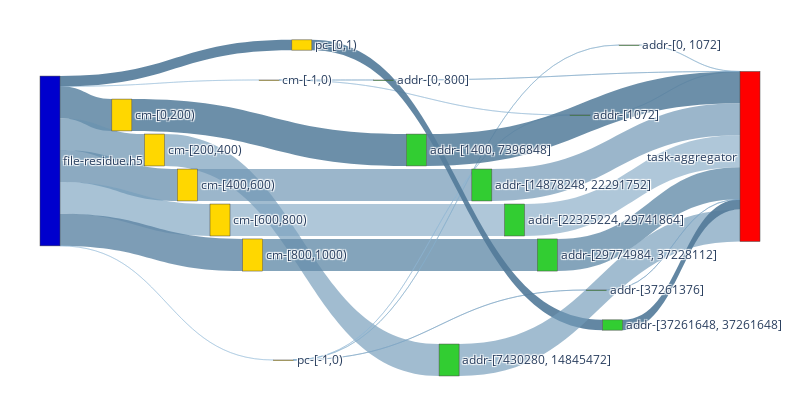

The code cell stored with this chart in its notebook:
### Code cell
agg_r_nodes, agg_r_nodes_dict = get_nodes_for_sankey(G_AGG_R, rm_tags=['agg_r'])

print(nx.get_node_attributes(G_AGG_R,'pos'))
# print(node_ref2)

agg_r_links = get_links_for_sankey(G_AGG_R, agg_r_nodes_dict)
fig = go.Figure(go.Sankey(
            node = agg_r_nodes,
            link = agg_r_links, orientation='h'))

fig.update_layout(
    autosize=False,
    width=800,
    height=400,
    margin=dict(
        l=40,
        r=40,
        b=40,
        t=10,
        pad=2
    ),
)
fig.show()
fig.write_html(f"{IMAGE_PATH}/sankey-grouped-agg_r-vol-vfd-.html")

### Figure 1 — Plotly figure (JSON) as saved in the notebook; plotly's stock layout.template omitted (floating-point values rounded to 4 significant figures)
{"data": [{"link": {"color": ["rgba(146.07843137254903, 186.07843137254903, 216.07843137254903, 0.4294117647058824)", "rgba(91.1764705882353, 131.1764705882353, 161.1764705882353, 0.8411764705882353)", "rgba(106.86274509803923, 146.86274509803923, 176.86274509803923, 0.723529411764706)", "rgba(102.94117647058823, 142.94117647058823, 172.94117647058823, 0.7529411764705882)", "rgba(118.62745098039215, 158.62745098039215, 188.62745098039215, 0.6352941176470588)", "rgba(95.09803921568627, 135.09803921568627, 165.09803921568627, 0.8117647058823529)", "rgba(146.07843137254903, 186.07843137254903, 216.07843137254903, 0.4294117647058824)", "rgba(83.33333333333333, 123.33333333333333, 153.33333333333331, 0.9)", "rgba(130.39215686274508, 170.39215686274508, 200.39215686274508, 0.5470588235294118)", "rgba(142.15686274509804, 182.15686274509804, 212.15686274509804, 0.45882352941176474)", "rgba(87.25490196078431, 127.25490196078431, 157.2549019607843, 0.8705882352941177)", "rgba(114.70588235294117, 154.70588235294116, 184.70588235294116, 0.6647058823529413)", "rgba(110.7843137254902, 150.7843137254902, 180.7843137254902, 0.6941176470588235)", "rgba(122.54901960784314, 162.54901960784315, 192.54901960784315, 0.6058823529411765)", "rgba(99.01960784313727, 139.01960784313727, 169.01960784313727, 0.7823529411764706)", "rgba(134.31372549019608, 174.31372549019608, 204.31372549019608, 0.5176470588235295)", "rgba(142.15686274509804, 182.15686274509804, 212.15686274509804, 0.45882352941176474)", "rgba(126.47058823529412, 166.47058823529412, 196.47058823529412, 0.5764705882352942)", "rgba(83.33333333333333, 123.33333333333333, 153.33333333333331, 0.9)", "rgba(130.39215686274508, 170.39215686274508, 200.39215686274508, 0.5470588235294118)", "rgba(138.23529411764707, 178.23529411764707, 208.23529411764707, 0.4882352941176471)", "rgba(87.25490196078431, 127.25490196078431, 157.2549019607843, 0.8705882352941177)", "rgba(114.70588235294117, 154.70588235294116, 184.70588235294116, 0.6647058823529413)", "rgba(110.7843137254902, 150.7843137254902, 180.7843137254902, 0.6941176470588235)", "rgba(122.54901960784314, 162.54901960784315, 192.54901960784315, 0.6058823529411765)", "rgba(99.01960784313727, 139.01960784313727, 169.01960784313727, 0.7823529411764706)", "rgba(134.31372549019608, 174.31372549019608, 204.31372549019608, 0.5176470588235295)", "rgba(83.33333333333333, 123.33333333333333, 153.33333333333331, 0.9)", "rgba(126.47058823529412, 166.47058823529412, 196.47058823529412, 0.5764705882352942)"], "label": ["Access Volume : 0 <br />Access Count : 3 <br />Average Access Size : 0 <br />Operation : read<br />Bandwidth : 0", "Access Volume : 7.42 MB <br />Access Count : 200 <br />Average Access Size : 37.11 KB <br />Operation : read<br />Bandwidth : 11.12 MB/s", "Access Volume : 7.44 MB <br />Access Count : 200 <br />Average Access Size : 37.21 KB <br />Operation : read<br />Bandwidth : 10.68 MB/s", "Access Volume : 7.44 MB <br />Access Count : 200 <br />Average Access Size : 37.2 KB <br />Operation : read<br />Bandwidth : 10.69 MB/s", "Access Volume : 7.44 MB <br />Access Count : 200 <br />Average Access Size : 37.21 KB <br />Operation : read<br />Bandwidth : 10.43 MB/s", "Access Volume : 7.48 MB <br />Access Count : 201 <br />Average Access Size : 37.21 KB <br />Operation : read<br />Bandwidth : 10.78 MB/s", "Access Volume : 0 <br />Access Count : 3 <br />Average Access Size : 0 <br />Operation : read<br />Bandwidth : 0", "Access Volume : 2.4 MB <br />Access Count : 1 <br />Average Access Size : 2.4 MB <br />Operation : read<br />Bandwidth : 1.56 GB/s", "Access Volume : 2.18 KB <br />Access Count : 8 <br />Average Access Size : 273 B <br />Operation : read<br />Bandwidth : 46.58 KB/s", "Access Volume : 328 B <br />Access Count : 1 <br />Average Access Size : 328 B <br />Operation : read<br />Bandwidth : 93.56 B/s", "Access Volume : 7.43 MB <br />Access Count : 399 <br />Average Access Size : 18.62 KB <br />Operation : read<br />Bandwidth : 11.19 MB/s", "Access Volume : 7.45 MB <br />Access Count : 400 <br />Average Access Size : 18.62 KB <br />Operation : read<br />Bandwidth : 10.67 MB/s", "Access Volume : 7.45 MB <br />Access Count : 400 <br />Average Access Size : 18.62 KB <br />Operation : read<br />Bandwidth : 10.68 MB/s", "Access Volume : 7.45 MB <br />Access Count : 400 <br />Average Access Size : 18.62 KB <br />Operation : read<br />Bandwidth : 10.41 MB/s", "Access Volume : 7.49 MB <br />Access Count : 402 <br />Average Access Size : 18.62 KB <br />Operation : read<br />Bandwidth : 10.76 MB/s", "Access Volume : 1.57 KB <br />Access Count : 4 <br />Average Access Size : 392 B <br />Operation : read<br />Bandwidth : 32.85 KB/s", "Access Volume : 328 B <br />Access Count : 1 <br />Average Access Size : 328 B <br />Operation : read<br />Bandwidth : 93.56 B/s", "Access Volume : 512 B <br />Access Count : 1 <br />Average Access Size : 512 B <br />Operation : read<br />Bandwidth : 332.9 KB/s", "Access Volume : 2.4 MB <br />Access Count : 1 <br />Average Access Size : 2.4 MB <br />Operation : read<br />Bandwidth : 1.56 GB/s", "Access Volume : 2.18 KB <br />Access Count : 8 <br />Average Access Size : 273 B <br />Operation : read<br />Bandwidth : 46.58 KB/s", "Access Volume : 656 B <br />Access Count : 2 <br />Average Access Size : 328 B <br />Operation : read<br />Bandwidth : 187.13 B/s", "Access Volume : 7.43 MB <br />Access Count : 399 <br />Average Access Size : 18.62 KB <br />Operation : read<br />Bandwidth : 11.19 MB/s", "Access Volume : 7.45 MB <br />Access Count : 400 <br />Average Access Size : 18.62 KB <br />Operation : read<br />Bandwidth : 10.67 MB/s", "Access Volume : 7.45 MB <br />Access Count : 400 <br />Average Access Size : 18.62 KB <br />Operation : read<br />Bandwidth : 10.68 MB/s", "Access Volume : 7.45 MB <br />Access Count : 400 <br />Average Access Size : 18.62 KB <br />Operation : read<br />Bandwidth : 10.41 MB/s", "Access Volume : 7.49 MB <br />Access Count : 402 <br />Average Access Size : 18.62 KB <br />Operation : read<br />Bandwidth : 10.76 MB/s", "Access Volume : 1.57 KB <br />Access Count : 4 <br />Average Access Size : 392 B <br />Operation : read<br />Bandwidth : 32.85 KB/s", "Access Volume : 2.4 MB <br />Access Count : 1 <br />Average Access Size : 2.4 MB <br />Operation : read<br />Bandwidth : 1.56 GB/s", "Access Volume : 512 B <br />Access Count : 1 <br />Average Access Size : 512 B <br />Operation : read<br />Bandwidth : 332.9 KB/s"], "source": [0, 0, 0, 0, 0, 0, 0, 0, 1, 1, 2, 3, 4, 5, 6, 7, 7, 7, 8, 9, 10, 11, 12, 13, 14, 15, 16, 17, 18], "target": [1, 2, 3, 4, 5, 6, 7, 8, 9, 10, 11, 12, 13, 14, 15, 16, 10, 18, 17, 19, 19, 19, 19, 19, 19, 19, 19, 19, 19], "value": [1, 7422108, 7441148, 7440164, 7442936, 7479508, 1, 2400000, 2184, 328, 7428880, 7447968, 7446976, 7449760, 7486392, 1568, 328, 512, 2400000, 2184, 656, 7428880, 7447968, 7446976, 7449760, 7486392, 1568, 2400000, 512]}, "node": {"color": ["MediumBlue", "Gold", "Gold", "Gold", "Gold", "Gold", "Gold", "Gold", "Gold", "LimeGreen", "LimeGreen", "LimeGreen", "LimeGreen", "LimeGreen", "LimeGreen", "LimeGreen", "LimeGreen", "LimeGreen", "LimeGreen", "Red"], "label": ["file-residue.h5", "cm-[-1,0)", "cm-[0,200)", "cm-[200,400)", "cm-[400,600)", "cm-[600,800)", "cm-[800,1000)", "pc-[-1,0)", "pc-[0,1)", "addr-[0, 800]", "addr-[1072]", "addr-[1400, 7396848]", "addr-[7430280, 14845472]", "addr-[14878248, 22291752]", "addr-[22325224, 29741864]", "addr-[29774984, 37228112]", "addr-[0, 1072]", "addr-[37261648, 37261648]", "addr-[37261376]", "task-aggregator"], "x": [0, 0.3182, 0.1136, 0.1591, 0.2045, 0.25, 0.2955, 0.3864, 0.3636, 0.4773, 0.75, 0.5227, 0.5682, 0.6136, 0.6591, 0.7045, 0.8182, 0.7955, 0.7727, 1], "y": [0, 0.2, 0.3, 0.4, 0.5, 0.6, 0.7, 0, 0.1, 0.2, 0.3, 0.4, 1, 0.5, 0.6, 0.7, 0.1, 0.9, 0.8, 0]}, "orientation": "h", "type": "sankey"}], "layout": {"autosize": false, "height": 400, "margin": {"b": 40, "l": 40, "pad": 2, "r": 40, "t": 10}, "width": 800}}
